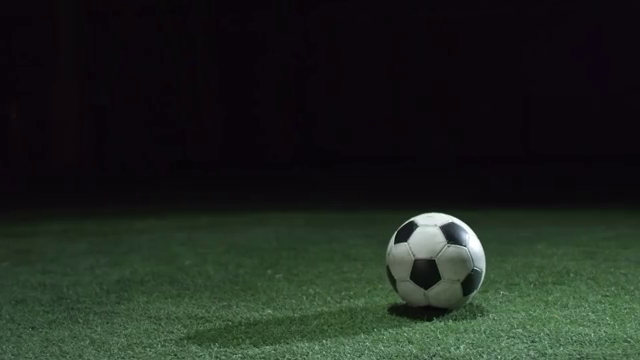
#> input picture frame 8 of MerosA/8.17/videos_to_be_processed/ball.mp4, 640 x 360 px
$ python best_match.py
#> lines starting #> are read from the running program, lines starting #| are printed output that depends on the picture
### MerosA/8.17/functions.py
import numpy as np
import cv2


def frame_to_macroblocks(frame, k=16):
    # fit the width and height of frame so we extract same sized 16x16 macroblocks
    width = frame.shape[0]
    new_width = (width + k) - (width % k)
    height = frame.shape[1]
    new_height = (height + k) - (height % k)

    # pad the frame
    width_pad = (0, new_width - width)
    height_pad = (0, new_height - height)
    depth_pad = (0, 0)
    pad = (width_pad, height_pad, depth_pad)

    pad_frame = np.pad(frame, pad, mode='constant')

    # create 16x16 blocks
    macroblocks = []
    for i in range(0, new_width - k, k):
        row = []
        for j in range(0, new_height - k, k):
            macroblock = pad_frame[i:i + k, j:j + k]
            row.append(macroblock)
        macroblocks.append(row)

    return macroblocks


#get 2D motion vector
# [43 lines left out: functions get_motion_vector, get_sad, not called in this run]


#sad for color values
#could implement on metric vector later on
def get_sad_color(previous_macroblock,next_macroblock):
        cvalue = 0
        n = previous_mb.shape[0]
        for i in range(n):
            for j in range(n):
                previous_pixel =  previous_macroblock[i,j]
                next_pixel = next_macroblock[i,j]

                for c in range(3):
                    previous_color = int(previous_pixel[c])
                    next_color = int(next_pixel[c])
                    cvalue = abs(next_color - previous_color)
        return cvalue


#get best match and extract each macroblock
#same algorithmic thought of get_motion_vector
def get_best_match(previous_motion, next_row, next_col, next_motion, k=16):
    step = k / 2
    result = None

    while step != 1:
        # find closest index neighbors
        neighbors = []

        try:
            neighbors.append([next_row + 1, next_col + 1, previous_motion[next_row + 1][next_col + 1]])
        except IndexError:
            pass

        try:
            neighbors.append([next_row - 1, next_col - 1, previous_motion[next_row - 1][next_col - 1]])
        except IndexError:
            pass

        try:
            neighbors.append([next_row + 1, next_col - 1, previous_motion[next_row + 1][next_col - 1]])
        except IndexError:
            pass

        try:
            neighbors.append([next_row - 1, next_col + 1, previous_motion[next_row - 1][next_col + 1]])
        except IndexError:
            pass

        try:
            neighbors.append([next_row + 1, next_col, previous_motion[next_row + 1][next_col]])
        except IndexError:
            pass

        try:
            neighbors.append([next_row, next_col - 1, previous_motion[next_row][next_col - 1]])
        except IndexError:
            pass

        try:
            neighbors.append([next_row, next_col + 1, previous_motion[next_row][next_col + 1]])
        except IndexError:
            pass

        try:
            neighbors.append([next_row - 1, next_col, previous_motion[next_row - 1][next_col]])
        except IndexError:
            pass

        sad_values = [get_sad_color(neighbor[2], next_motion) for neighbor in neighbors]
        min_sad = min(sad_values)

        min_index = sad_values.index(min_sad)
        next_row, next_col, next_motion = neighbors[min_index]

        step /= 2
        result = next_motion

    return result

### MerosA/8.17/best_match.py
import cv2
import numpy as np

from functions import frame_to_macroblocks, get_best_match


#get best match and extract macroblocks

video = cv2.VideoCapture('../Meros A/8.17/videos/ball.mp4')


_, previous_frame = video.read()
#> previous_frame is the input picture: shape (360, 640, 3); mean B, G, R 30.6, 37, 30.5
_, next_frame = video.read()

frames = np.concatenate((previous_frame, next_frame), axis=0)
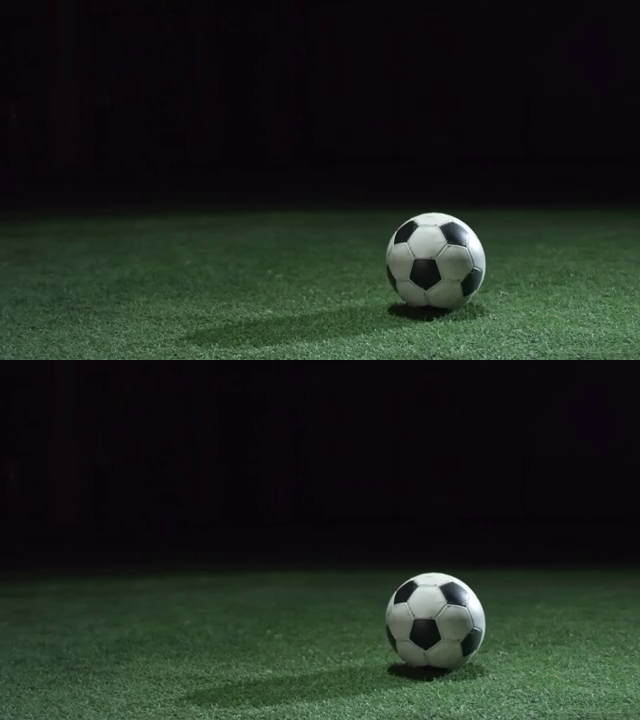
#> frames: shape (720, 640, 3); mean B, G, R 30.8, 37.1, 30.6
cv2.imshow('First and second frame', frames)


# Extract all macroblocks from the two loaded frames.
previous_macroblock = frame_to_macroblocks(previous_frame)
#> in frame_to_macroblocks, `pad_frame = np.pad(frame, pad, mode='constant')`:
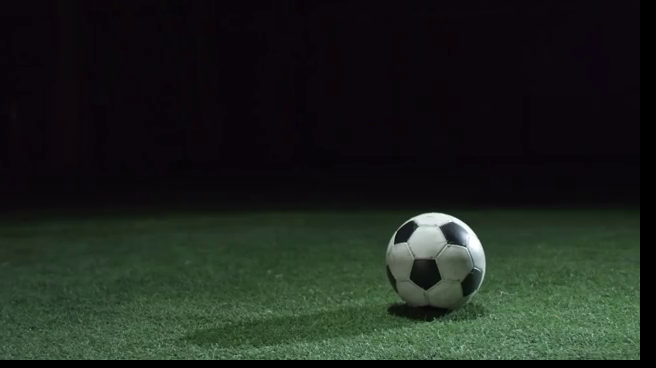
#> pad_frame: shape (368, 656, 3); mean B, G, R 29.2, 35.3, 29.1
#> after the loop in frame_to_macroblocks, `for i in range(0, new_width - k, k):`: macroblocks = 22 items
#> previous_macroblock = 22 items
next_macroblock = frame_to_macroblocks(next_frame)
#> next_macroblock = 22 items

# Loop through each macroblock on the second frame.
for row, macroblocks in enumerate(next_macroblock):
    for col, macroblock in enumerate(macroblocks):
        # Find the best matching macroblock from the previous frame.
#> (the run stopped early here; a loop or call above may not have finished)

$ run again, starting later in the video
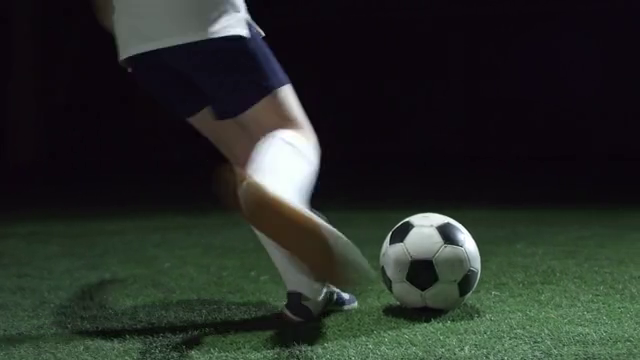
#> input picture frame 36 of MerosA/8.17/videos_to_be_processed/ball.mp4, 640 x 360 px
#> previous_frame is the input picture: shape (360, 640, 3); mean B, G, R 39.2, 44.3, 39
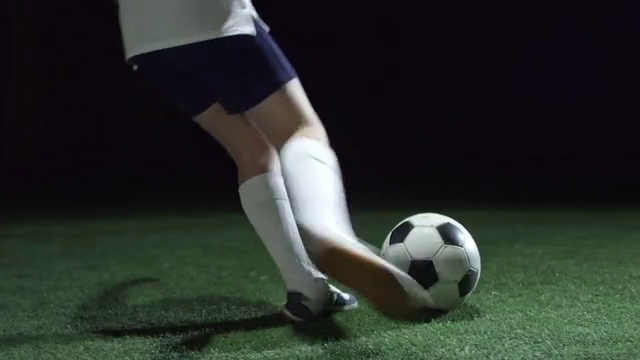
#> input picture frame 37 of MerosA/8.17/videos_to_be_processed/ball.mp4, 640 x 360 px
#> next_frame is the input picture: shape (360, 640, 3); mean B, G, R 41.9, 46.5, 41.4
#> after the loop in frame_to_macroblocks, `for i in range(0, new_width - k, k):`: macroblocks = 22 items
#> in frame_to_macroblocks (call 2), `pad_frame = np.pad(frame, pad, mode='constant')`:
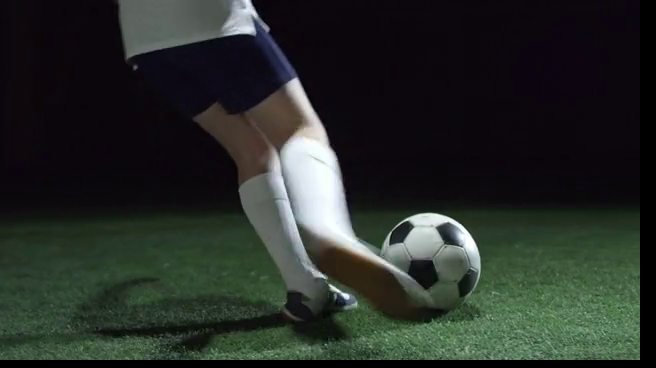
#> pad_frame: shape (368, 656, 3); mean B, G, R 40, 44.4, 39.5

$ run again, starting later in the video
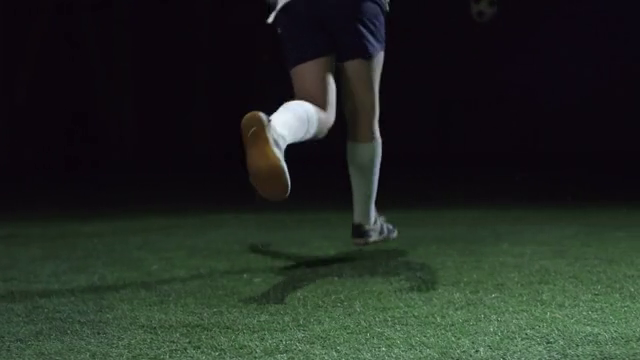
#> input picture frame 64 of MerosA/8.17/videos_to_be_processed/ball.mp4, 640 x 360 px
#> previous_frame is the input picture: shape (360, 640, 3); mean B, G, R 34.5, 41.2, 34.2
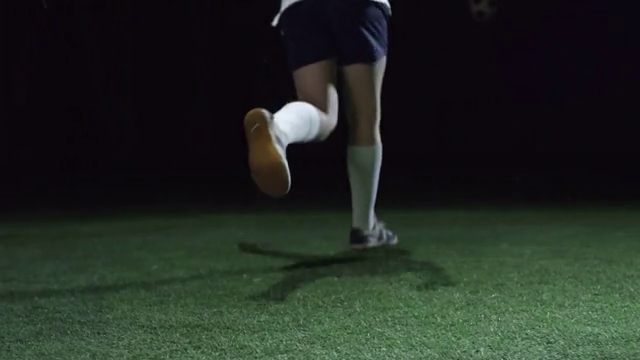
#> input picture frame 65 of MerosA/8.17/videos_to_be_processed/ball.mp4, 640 x 360 px
#> next_frame is the input picture: shape (360, 640, 3); mean B, G, R 34.5, 41.1, 34.2
#> in frame_to_macroblocks, `pad_frame = np.pad(frame, pad, mode='constant')`:
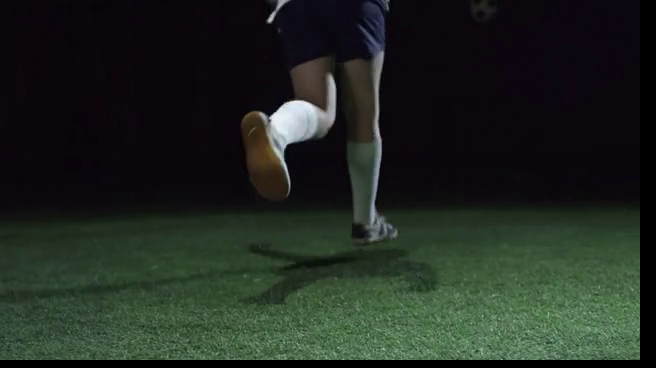
#> pad_frame: shape (368, 656, 3); mean B, G, R 32.9, 39.3, 32.6
#> after the loop in frame_to_macroblocks, `for i in range(0, new_width - k, k):`: macroblocks = 22 items
